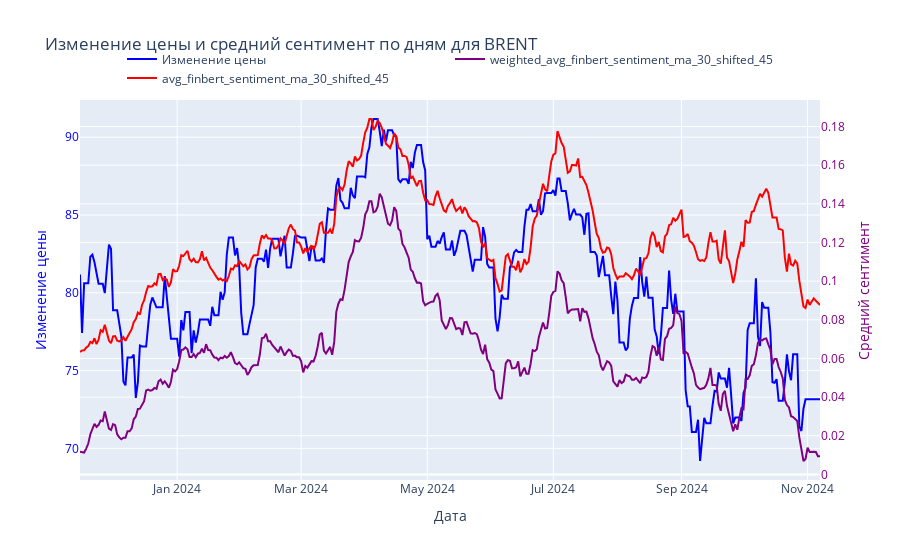
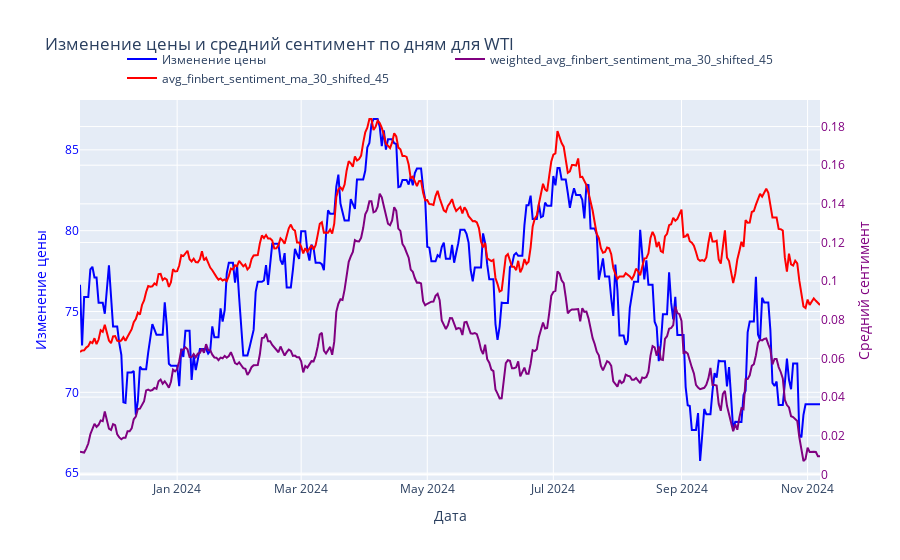

Notebook code cell kept with these figures, in order:
### Code cell
# matplotlib is for github, and plotly is for happiness

for asset_name in ['BRENT', 'WTI']:
    temp = daily_sentiment.loc[daily_sentiment.asset_name == asset_name]

    fig = go.Figure()
    fig.add_trace(go.Scatter(
        x=temp['business_date'],
        y=temp['close'],
        mode='lines',
        name='Изменение цены',
        line=dict(color='blue'),
        yaxis='y1'
    ))


    fig.add_trace(go.Scatter(
        x=temp['business_date'],
        y=temp['weighted_avg_finbert_sentiment_ma_30_shifted_45'],
        mode='lines',
        name='weighted_avg_finbert_sentiment_ma_30_shifted_45',
        line=dict(color='purple'),
        yaxis='y2'
    ))
    
    fig.add_trace(go.Scatter(
        x=temp['business_date'],
        y=temp['avg_finbert_sentiment_ma_30_shifted_45'],
        mode='lines',
        name='avg_finbert_sentiment_ma_30_shifted_45',
        line=dict(color='red'),
        yaxis='y2'
    ))

    fig.update_layout(
        title=f'Изменение цены и средний сентимент по дням для {asset_name}',
        xaxis=dict(title='Дата'),
        yaxis=dict(title='Изменение цены', titlefont=dict(color='blue'), tickfont=dict(color='blue')),
        yaxis2=dict(title='Средний сентимент', overlaying='y', side='right', titlefont=dict(color='purple'), tickfont=dict(color='purple')),
        legend=dict(orientation='h', yanchor='bottom', y=1.02, xanchor='center', x=0.5)
    )

    # Отображаем график
    fig.show()

### Figure 1 — Plotly figure (JSON) as saved in the notebook; plotly's stock layout.template omitted (floating-point values rounded to 4 significant figures; data arrays with more than 128 entries replaced by an {"elided": "..."} marker saying what was removed)
{"data": [{"line": {"color": "blue"}, "mode": "lines", "name": "Изменение цены", "type": "scatter", "x": {"elided": "359 str values"}, "y": {"elided": "359 float values"}, "yaxis": "y"}, {"line": {"color": "purple"}, "mode": "lines", "name": "weighted_avg_finbert_sentiment_ma_30_shifted_45", "type": "scatter", "x": {"elided": "359 str values"}, "y": {"elided": "359 float values"}, "yaxis": "y2"}, {"line": {"color": "red"}, "mode": "lines", "name": "avg_finbert_sentiment_ma_30_shifted_45", "type": "scatter", "x": {"elided": "359 str values"}, "y": {"elided": "359 float values"}, "yaxis": "y2"}], "layout": {"legend": {"orientation": "h", "x": 0.5, "xanchor": "center", "y": 1.02, "yanchor": "bottom"}, "title": {"text": "Изменение цены и средний сентимент по дням для BRENT"}, "xaxis": {"title": {"text": "Дата"}}, "yaxis": {"tickfont": {"color": "blue"}, "title": {"font": {"color": "blue"}, "text": "Изменение цены"}}, "yaxis2": {"overlaying": "y", "side": "right", "tickfont": {"color": "purple"}, "title": {"font": {"color": "purple"}, "text": "Средний сентимент"}}}}

### Figure 2 — Plotly figure (JSON) as saved in the notebook; plotly's stock layout.template omitted (floating-point values rounded to 4 significant figures; data arrays with more than 128 entries replaced by an {"elided": "..."} marker saying what was removed)
{"data": [{"line": {"color": "blue"}, "mode": "lines", "name": "Изменение цены", "type": "scatter", "x": {"elided": "359 str values"}, "y": {"elided": "359 float values"}, "yaxis": "y"}, {"line": {"color": "purple"}, "mode": "lines", "name": "weighted_avg_finbert_sentiment_ma_30_shifted_45", "type": "scatter", "x": {"elided": "359 str values"}, "y": {"elided": "359 float values"}, "yaxis": "y2"}, {"line": {"color": "red"}, "mode": "lines", "name": "avg_finbert_sentiment_ma_30_shifted_45", "type": "scatter", "x": {"elided": "359 str values"}, "y": {"elided": "359 float values"}, "yaxis": "y2"}], "layout": {"legend": {"orientation": "h", "x": 0.5, "xanchor": "center", "y": 1.02, "yanchor": "bottom"}, "title": {"text": "Изменение цены и средний сентимент по дням для WTI"}, "xaxis": {"title": {"text": "Дата"}}, "yaxis": {"tickfont": {"color": "blue"}, "title": {"font": {"color": "blue"}, "text": "Изменение цены"}}, "yaxis2": {"overlaying": "y", "side": "right", "tickfont": {"color": "purple"}, "title": {"font": {"color": "purple"}, "text": "Средний сентимент"}}}}
